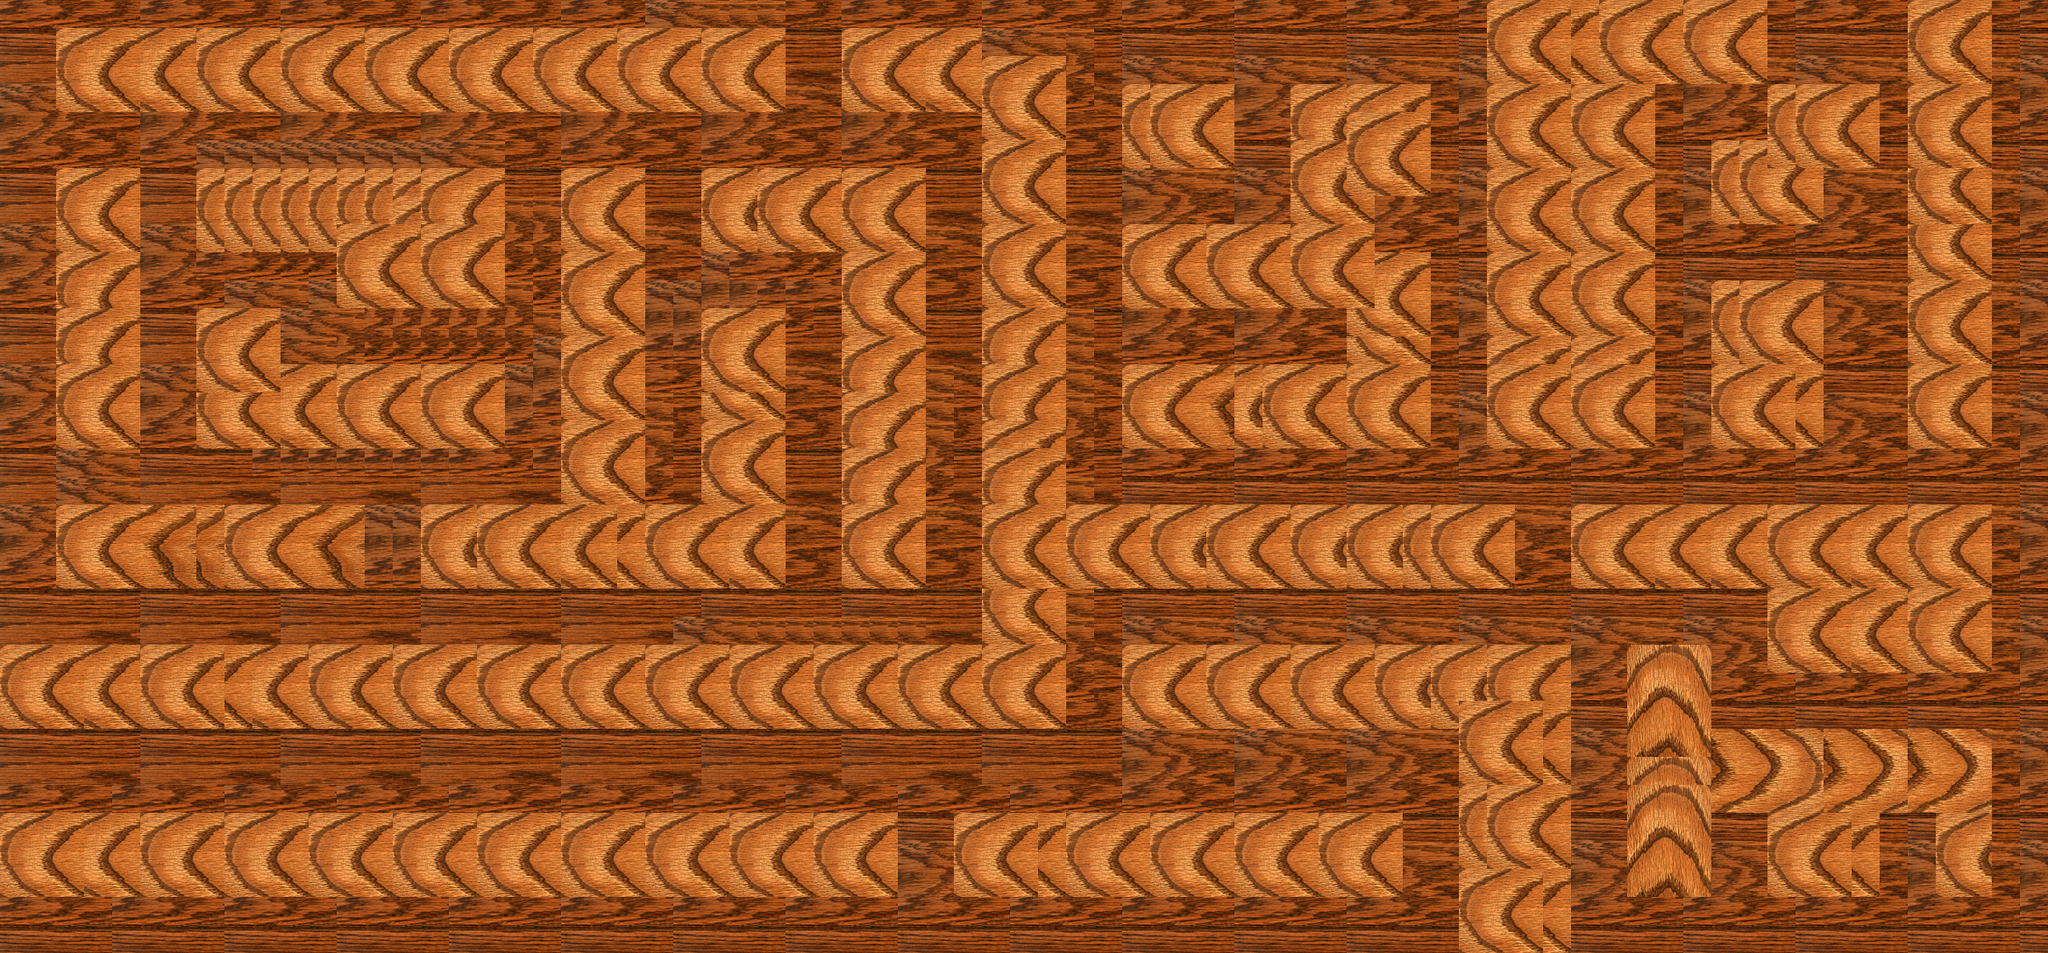

A level layout from a 2D game, rendered from its tile map. Below: a short description, then the map file with tile-grid data replaced by summaries:
An orthogonal 73x34 tile map with 32x32 px tiles, 2 tile layers (ground, Wall), 2 tilesets.

<map version="1.5" tiledversion="1.7.2" orientation="orthogonal" renderorder="right-down" width="73" height="34" tilewidth="32" tileheight="32" infinite="0" nextlayerid="4" nextobjectid="1">
 <tileset firstgid="1" source="wood floor.tsx" />
 <tileset firstgid="1093" source="woodfloor.tsx" />
 <layer id="1" name="ground" width="73" height="34">
  <data>[2482 cells, 2482 non-empty, 26 distinct tile ids]</data>
 </layer>
 <layer id="3" name="Wall" width="73" height="34">
  <properties>
   <property name="Wall" type="bool" value="true" />
  </properties>
  <data>[2482 cells, 1296 non-empty, 15 distinct tile ids]</data>
 </layer>
</map>